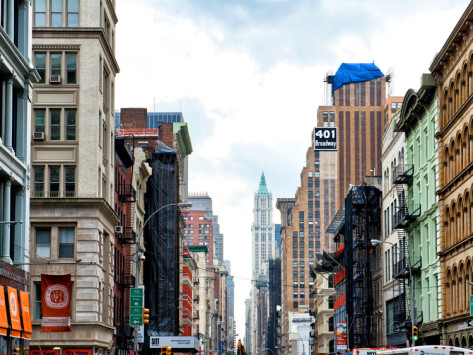
%> input picture Lab1_code/urban_scene.jpg, 473 x 355 px
$ octave Lab1_task4.m   (GNU Octave 9; MATLAB toolbox functions it lacks are replaced by stand-ins)
%> lines starting %> are read from the running program, lines starting %| are printed output that depends on the picture
img = imread('urban_scene.jpg');
%> img is the input picture: size 355x473x3 uint8; mean R, G, B 146.5, 144.6, 141.3
img = imresize(img,[512,512]);
%> img: size 512x512x3 uint8
img = rgb2gray(img);
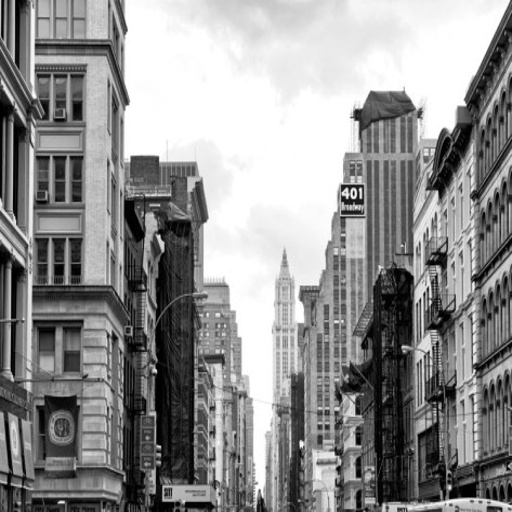
%> img: size 512x512 uint8; min 0, max 255, mean 144.8

fil1 = [1 ,1,1; 1,1,1; 1,1,1];
fil2 = [ 1,1,1; 0,0,0 ; -1,-1,-1];
fil3 = [ -1,-1, -1; -1 , 8, -1; -1,-1,-1];

fil4 = [1,0,-1;1,0,-1;1,0,-1];


output1 = imfilter(img, fil1/3);
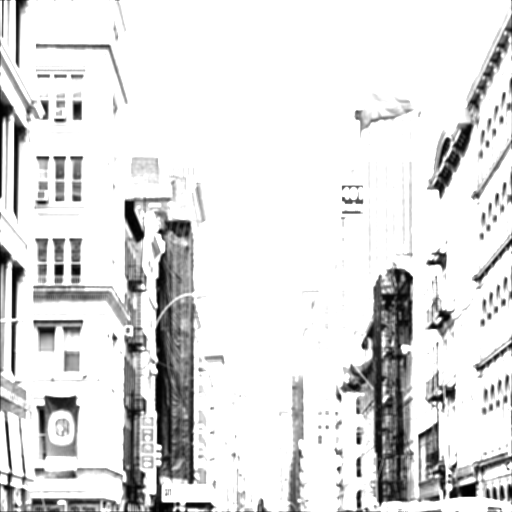
%> output1: size 512x512 uint8; min 0, max 255, mean 223.9
output2 = imfilter(img, fil2);
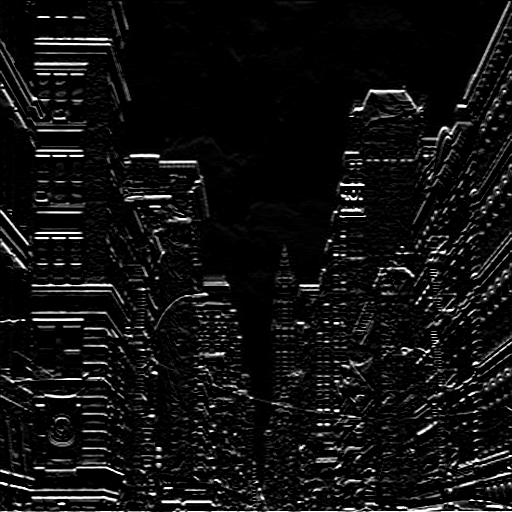
%> output2: size 512x512 uint8; min 0, max 255, mean 17
output3 = imfilter(img, fil3);
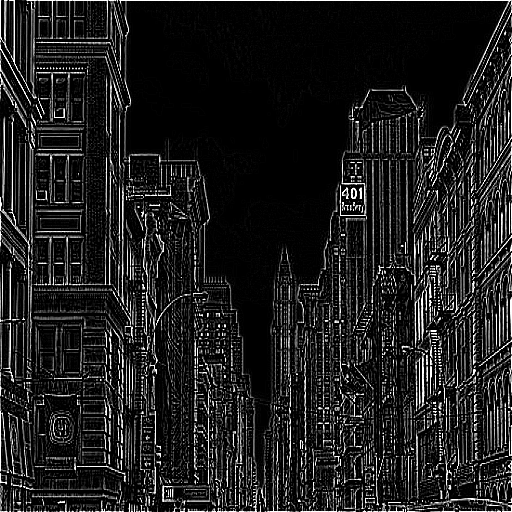
%> output3: size 512x512 uint8; min 0, max 255, mean 30.2


figure(4)
subplot(2,2,1)
imshow(output1)
title('filter 1')
subplot(2,2,2)
imshow(output2)
title('filter 2')
subplot(2,2,3)
imshow(output3)
title('filter 3')
% subplot(2,2,4)
% imshow(output4)
% title('filter 4')

figure(1)
FFT1 = fft2(output1);
imagesc(20*log10(abs(fftshift(FFT1))));
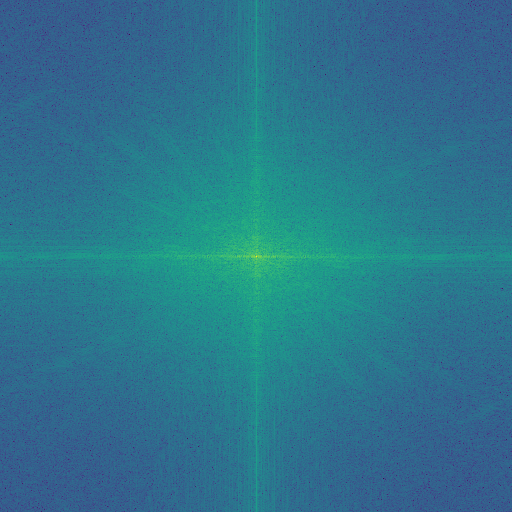
%> displayed picture: size 512x512x3, on the screen's scale of 0 to 255; mean R, G, B 44, 117, 140.9
IFFT1 = ifft2(FFT1);
outIFFT1 = int8(IFFT1/3);

figure(2)
FFT2 = fft2(output2);
imagesc(20*log10(abs(fftshift(FFT2))));
IFFT2 = ifft2(FFT2);
outIFFT2 = int8(IFFT2/3);

figure(3)
FFT3 = fft2(output3);
imagesc(20*log10(abs(fftshift(FFT3))));
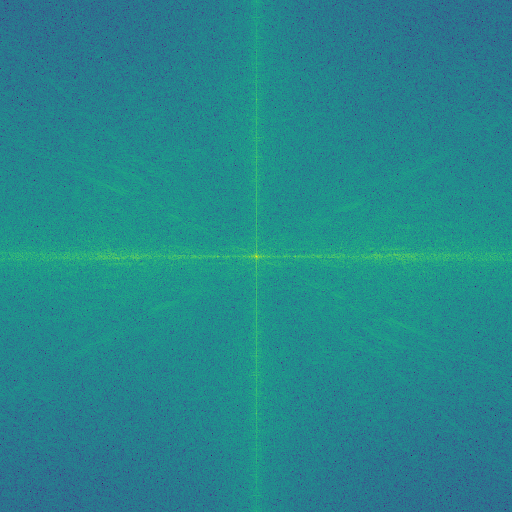
%> displayed picture: size 512x512x3, on the screen's scale of 0 to 255; mean R, G, B 37.4, 135, 140.2
IFFT3 = ifft2(FFT3);
outIFFT3 = int8(IFFT3/3);


subplot(3,3,1)
imshow(output1)
title('filter 1')
subplot(3,3,2)
imagesc(20*log10(abs(fftshift(FFT1))));
title('filter 1')
subplot(3,3,3)
imshow(outIFFT1)
title('filter 1')
subplot(3,3,4)
imshow(output2)
title('filter 2')
subplot(3,3,5)
imagesc(20*log10(abs(fftshift(FFT2))));
title('filter 2')
subplot(3,3,6)
imshow(outIFFT2)
title('filter 2')
subplot(3,3,7)
imshow(output3)
title('filter 3')
subplot(3,3,8)
imagesc(20*log10(abs(fftshift(FFT3))));
title('filter 3')
subplot(3,3,9)
imshow(outIFFT3)
title('filter 3')
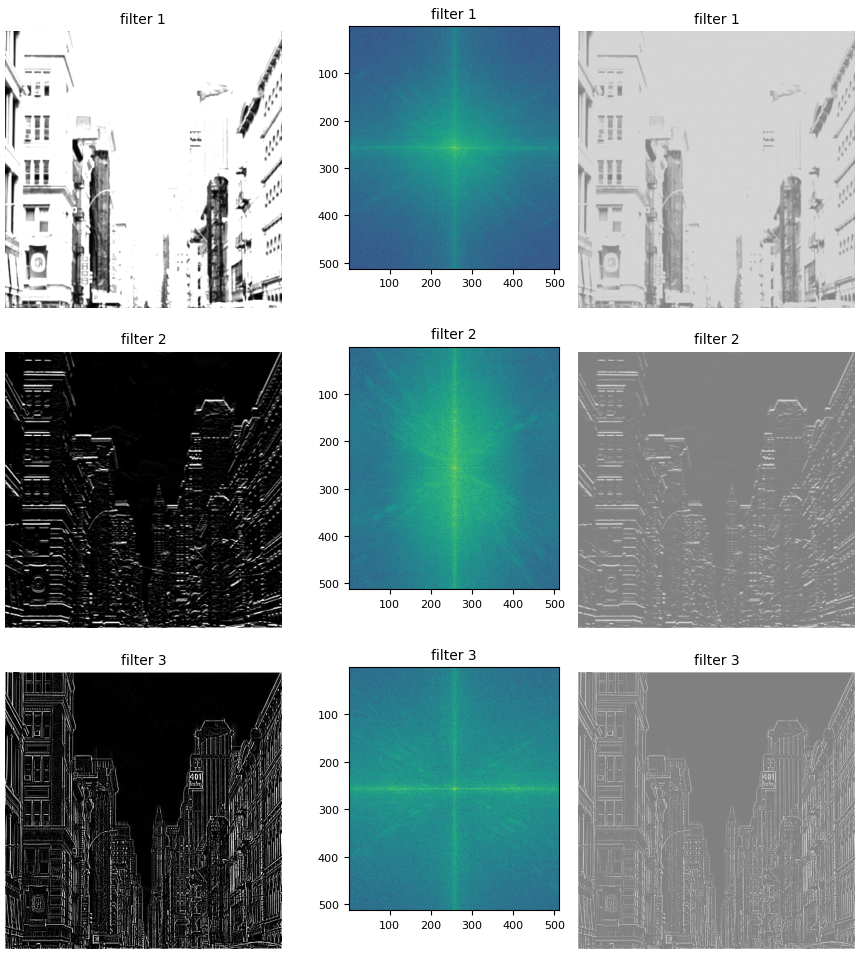
%> figure redrawn from the program's plot data, 9 panels
